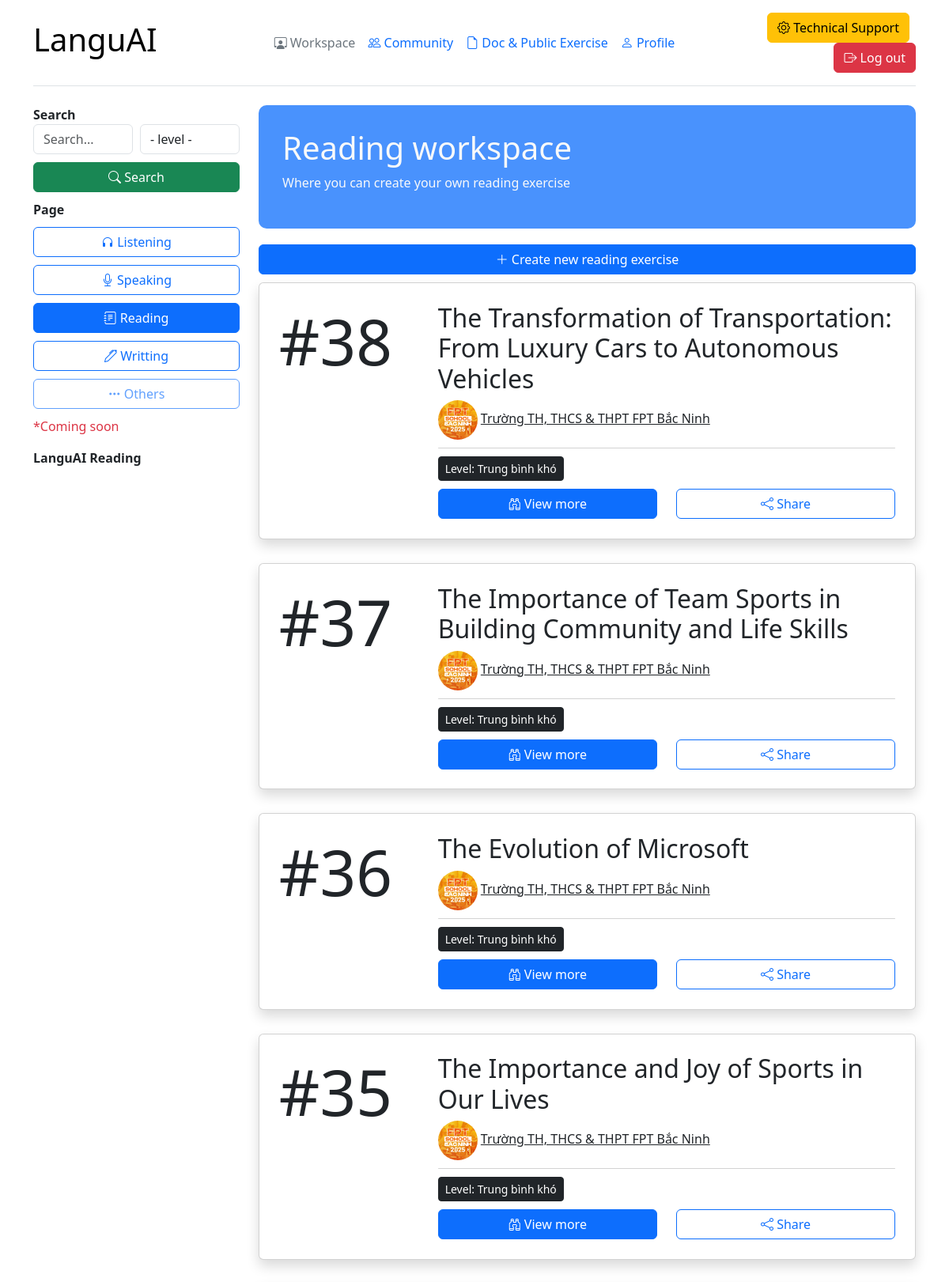
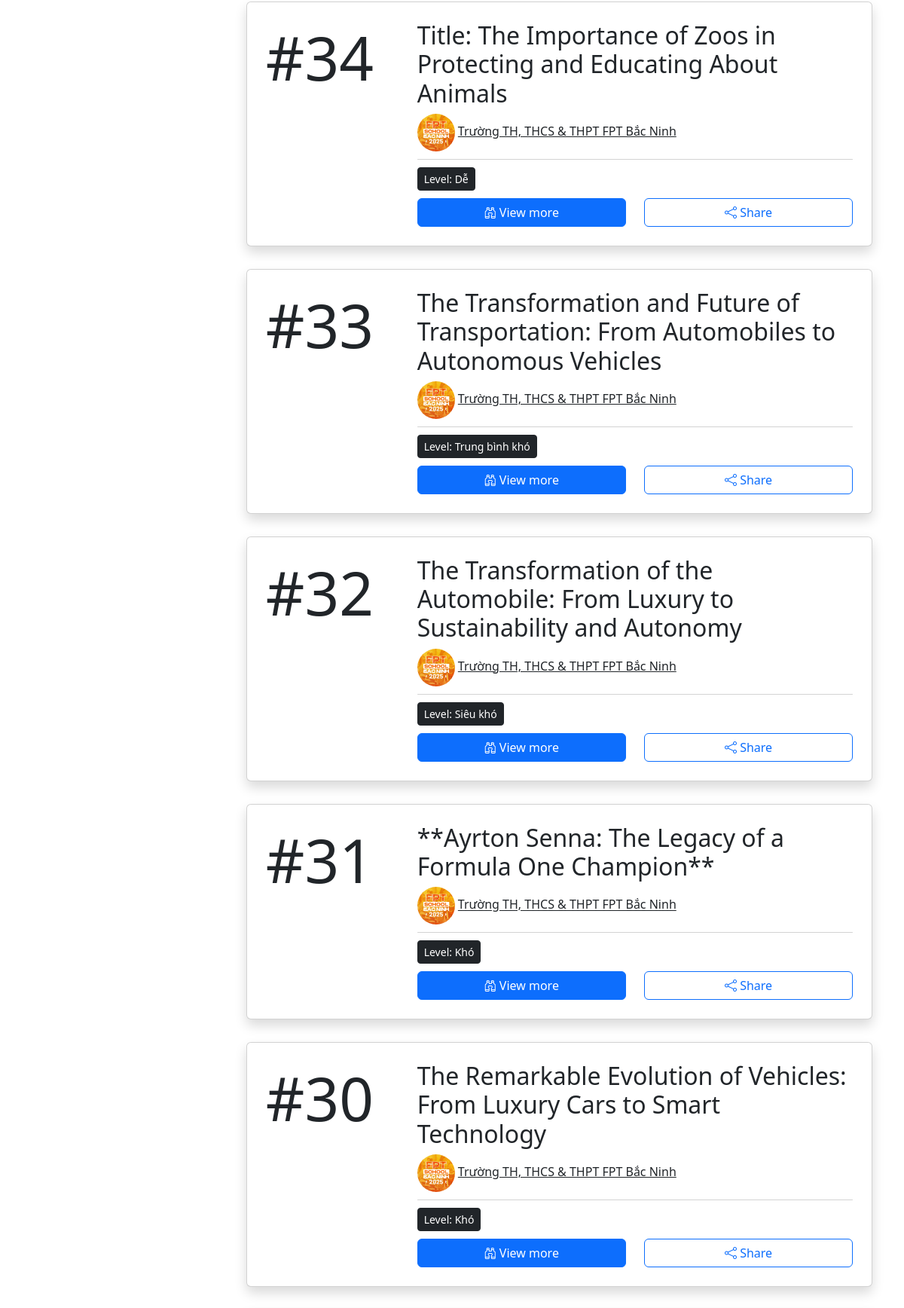
Page /workspace/reading/ (signed in, upper part) on the committed database (2 pictures, top to bottom).
### tin_hoc_tre/models.py (models this page shows)
class Reading(models.Model):
    title = models.TextField()
    description = models.TextField()
    level = models.ForeignKey(
        Level, on_delete=models.CASCADE, related_name="Reading_level")
    image = models.ImageField(upload_to="Reading/image/")
    user = models.ForeignKey(
        Bio, on_delete=models.CASCADE, related_name="reading_user")
    status = models.TextField(null=True)

class Bio(models.Model):
    user = models.ForeignKey(
        User, on_delete=models.CASCADE, related_name="Bio_user")
    avatar = models.ImageField(upload_to="avatar/", null=True)
    thumbnail = models.ImageField(upload_to="thumbnail/", null=True)
    speaking_score = models.FloatField()
    writing_score = models.FloatField()
    listening_score = models.FloatField()
    reading_score = models.FloatField()
    grammar_score = models.FloatField()
    avg_score = models.FloatField()
    title = models.TextField()

class Level(models.Model):
    name = models.TextField()
    point = models.FloatField()
    gift_point = models.FloatField()

### tin_hoc_tre/views.py (the view)
# urls.py: path("workspace/reading/", views.my_reading_workspace,
def my_reading_workspace(request):
    if request.user.is_authenticated:
        bio = Bio.objects.filter(user=request.user).first()
        level = Level.objects.all()
        if request.method == "GET":
            search = request.GET.get("search")
            sub = request.GET.get("topic")
            if not search and not sub:
                post = Reading.objects.filter(user=bio).all()
            elif search and sub:
                sub = Level.objects.filter(id=sub).first()
                post = Reading.objects.filter(
                    Q(description__icontains=search), Q(title__icontains=search), level=sub, user=bio).all()
            elif search and not sub:
                post = Reading.objects.filter(
                    Q(description__icontains=search), Q(title__icontains=search), user=bio).all()
            else:
                sub = Level.objects.filter(id=sub).first()
                post = Reading.objects.filter(
                    level=sub, user=bio).all()
        else:
            post = Reading.objects.filter(user=bio).all()
        context = {"bio": bio, "posts": post[::-1], 'subjects': level}
    else:
        return redirect("check")
    return render(request, "reading/workspace.html", context=context)

### tin_hoc_tre/templates/reading/workspace.html (shortened to what this page needs)
<!DOCTYPE html>
<html lang="en">
<head>
    <link rel="stylesheet" href="https://cdnjs.cloudflare.com/ajax/libs/bootstrap-icons/1.11.3/font/bootstrap-icons.min.css" />
    <link href="https://cdn.jsdelivr.net/npm/bootstrap@5.3.3/dist/css/bootstrap.min.css" rel="stylesheet">
</head>
<body>
    <div class="container">
        <header class="d-flex flex-wrap align-items-center justify-content-center justify-content-md-between py-3 mb-4 border-bottom">
          <div class="col-md-3 mb-2 mb-md-0">
            <a href="/" class="d-inline-flex link-body-emphasis text-decoration-none">
              <h1>LanguAI</h1>
            </a>
          </div>
          <ul class="nav col-12 col-md-auto mb-2 justify-content-center mb-md-0">
            {% if c2 != True %}
            <li><a href="{% url 'my_listening_workspace' %}" class="nav-link px-2 link-secondary"><i class="bi bi-person-workspace"></i> Workspace</a></li>
            <li><a href="{% url 'post_view' %}" class="nav-link px-2"><i class="bi bi-people"></i> Community</a></li>
            <li><a href="{% url 'document_list_view' %}" class="nav-link px-2"><i class="bi bi-file-earmark"></i> Doc & Public Exercise</a></li>
            <li><a href="{% url 'my_profile' %}" class="nav-link px-2"><i class="bi bi-person"></i> Profile</a></li>
            {% endif %}
          </ul>
          <div class="col-md-3 text-end">
            <button type="button" class="btn btn-warning me-2"><i class="bi bi-gear"></i> Technical Support</button>
            <a href="{% url 'log_out' %}" type="button" class="btn btn-danger"><i class="bi bi-box-arrow-right"></i> Log out</a>
          </div>
        </header>
        <section style="margin-top: 20px;">
            <div class="row">
                <div class="col-lg-3">
                    <b>Search</b>
                    <form style="margin-bottom: 10px;">
                        <div class="row">
                            <div class="col-lg" style="margin-right: -15px;">
                                <input placeholder="Search..." type="text" name="search" class="form-control w-100">
                            </div>
                            <div class="col-lg">
                                <select class="form-control w-100" style="margin-right: 10px;" name="topic">
                                    <option value="">- level -</option>
                                  </select>
                            </div>
                        </div>
                        <div class="row" style="margin-top: 10px;">
                            <div class="col-lg">
                                <button class="btn btn-success w-100"><i class="bi bi-search"></i> Search</button>
                            </div>
                        </div>
                    </form>
                    <b>Page</b>
                    {% if c2 != True %}
                    <a href="{% url 'my_listening_workspace' %}"  class="btn btn-outline-primary w-100 rounded" style="margin-top: 10px;"><i class="bi bi-headphones"></i> Listening</a>
                    <a href="{% url 'my_speaking_scripts_workspace' %}"  class="btn btn-outline-primary w-100 rounded" style="margin-top: 10px;"><i class="bi bi-mic"></i> Speaking</a>
                    <a href="{% url 'my_reading_workspace' %}"  class="btn btn-primary w-100 rounded" style="margin-top: 10px;"><i class="bi bi-journal-text"></i> Reading</a>
                    <a href="{% url 'my_writting_workspace' %}"  class="btn btn-outline-primary w-100 rounded" style="margin-top: 10px;"><i class="bi bi-pen"></i> Writting</a>
                    <button href="{% url 'my_listening_workspace' %}" disabled  class="btn btn-outline-primary w-100 rounded" style="margin-top: 10px;"><i class="bi bi-three-dots"></i> Others</button>
                    <p class="text-danger" style="margin-top: 10px;">*Coming soon</p>
                    {% endif %}
                    <b>LanguAI Reading</b>
                </div>
                <div class="col-lg-9">
                    <div class="bg-primary text-light bg-opacity-75" style="margin-bottom: 20px;border-radius: 10px;">
                        <div style="padding: 30px;">
                            <h1>Reading workspace</h1>
                            <p>Where you can create your own reading exercise</p>
                        </div>
                    </div>
                    <a class="btn btn-primary w-100" style="margin-bottom: 10px;" href="{% url 'create_reading_AI' %}"><i class="bi bi-plus-lg"></i> Create new reading exercise</a>
            <div class="text-align: center;">
              {% if posts %}
                {% for post in posts %}
                <div class="card w-100 shadow" style="margin-bottom:30px;">
                  <div class="card-body" style="padding: 3%;">
                    <div class="row">
                      <div class="col-lg-3">
                        <h1 class="display-1">#{{post.id}}</h1>
                      </div>
                      <div class="col-lg-9">
                        <h2>{{post.title}}</h2>
                        <img src="{{post.user.avatar.url}}" class="rounded-circle" style="width: 50px;height: 50px;object-fit: cover;"> <a href="{% url 'user_profile' id=post.user.id %}" class="link-dark">   {{post.user.user.username}}</a>
                        <div style=" margin-top: 10px;width: 100%;height:1px;background-color: lightgrey; margin-bottom: 10px;" class="rounded"></div>
                        <a class="btn btn-dark btn-sm" style="margin-bottom: 10px;">Level: {{post.level.name}}</a>
                        <div class="row">
                          <div class="col-lg">
                            <a href="{% url 'reading_view' id=post.id %}" class="btn btn-primary w-100"><i class="bi bi-binoculars"></i> View more</a>
                          </div>
                          <div class="col-lg">
                            {% if post.status == "Không công khai" %}
                            <a data-bs-toggle="modal" data-bs-target="#check_code_{{post.id}}" class="btn btn-outline-primary w-100"><i class="bi bi-arrow-repeat" style="margin-right: 1.5px;"></i> Change access status</a>
                            {% else %}
                            <a onclick="myFunction()" class="btn btn-outline-primary w-100"><i class="bi bi-share"></i> Share</a>
                            {% endif %}
                          </div>
                        </div>
                      </div>
                    </div>
                  </div>
                </div>
                {% endfor %}
            {% else %}
            <div class="card w-100 shadow">
              <div class="card-body" style="padding: 3%;">
                <h1 class="text-center">404 not found</h1>
              </div>
            </div>
            {% endif %}
            </div>
        </section>
      </div>
</body>
</html>

### rows in the picture
Reading: id "38", title "The Transformation of Transportation: From Luxury Cars to Autonomous Vehicles", user.avatar (picture), user.user.username "Trường TH, THCS & THPT FPT Bắc Ninh", level.name "Trung bình khó", status "Công khai" (drawn)
Reading: id "37", title "The Importance of Team Sports in Building Community and Life Skills", user.avatar (picture), user.user.username "Trường TH, THCS & THPT FPT Bắc Ninh", level.name "Trung bình khó", status "Công khai" (drawn)
Reading: id "36", title "The Evolution of Microsoft", user.avatar (picture), user.user.username "Trường TH, THCS & THPT FPT Bắc Ninh", level.name "Trung bình khó", status "Công khai" (drawn)
Reading: id "35", title "The Importance and Joy of Sports in Our Lives", user.avatar (picture), user.user.username "Trường TH, THCS & THPT FPT Bắc Ninh", level.name "Trung bình khó", status "Công khai" (drawn)
Reading: id "34", title "Title: The Importance of Zoos in Protecting and Educating About Animals", user.avatar (picture), user.user.username "Trường TH, THCS & THPT FPT Bắc Ninh", level.name "Dễ", status "Công khai" (drawn)
Reading: id "33", title "The Transformation and Future of Transportation: From Automobiles to Autonomous Vehicles", user.avatar (picture), user.user.username "Trường TH, THCS & THPT FPT Bắc Ninh", level.name "Trung bình khó", status "Công khai" (drawn)
Reading: id "32", title "The Transformation of the Automobile: From Luxury to Sustainability and Autonomy", user.avatar (picture), user.user.username "Trường TH, THCS & THPT FPT Bắc Ninh", level.name "Siêu khó", status "Công khai" (drawn)
Reading: id "31", title "**Ayrton Senna: The Legacy of a Formula One Champion**", user.avatar (picture), user.user.username "Trường TH, THCS & THPT FPT Bắc Ninh", level.name "Khó", status "Công khai" (drawn)
Reading: id "30", title "The Remarkable Evolution of Vehicles: From Luxury Cars to Smart Technology", user.avatar (picture), user.user.username "Trường TH, THCS & THPT FPT Bắc Ninh", level.name "Khó", status "Công khai" (drawn)
